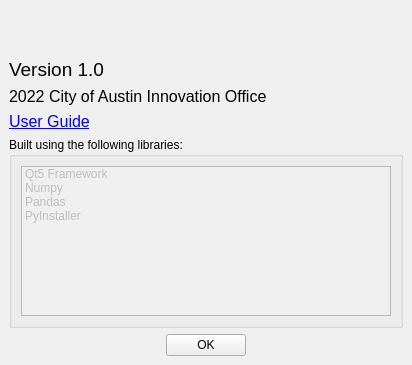
<?xml version="1.0" encoding="UTF-8"?>
<ui version="4.0">
 <class>aboutWindow</class>
 <widget class="QMainWindow" name="aboutWindow">
  <property name="windowModality">
   <enum>Qt::ApplicationModal</enum>
  </property>
  <property name="geometry">
   <rect>
    <x>0</x>
    <y>0</y>
    <width>412</width>
    <height>365</height>
   </rect>
  </property>
  <property name="sizePolicy">
   <sizepolicy hsizetype="Preferred" vsizetype="Preferred">
    <horstretch>0</horstretch>
    <verstretch>0</verstretch>
   </sizepolicy>
  </property>
  <property name="minimumSize">
   <size>
    <width>412</width>
    <height>365</height>
   </size>
  </property>
  <property name="maximumSize">
   <size>
    <width>412</width>
    <height>365</height>
   </size>
  </property>
  <property name="windowTitle">
   <string>About</string>
  </property>
  <widget class="QWidget" name="centralwidget">
   <layout class="QVBoxLayout" name="verticalLayout_2">
    <item>
     <layout class="QHBoxLayout" name="horizontalLayout">
      <item>
       <widget class="QLabel" name="pixLogo">
        <property name="font">
         <font>
          <pointsize>28</pointsize>
          <weight>75</weight>
          <bold>true</bold>
         </font>
        </property>
        <property name="text">
         <string/>
        </property>
        <property name="pixmap">
         <pixmap>../backup/logo.png</pixmap>
        </property>
        <property name="scaledContents">
         <bool>false</bool>
        </property>
        <property name="alignment">
         <set>Qt::AlignCenter</set>
        </property>
       </widget>
      </item>
     </layout>
    </item>
    <item>
     <widget class="QLabel" name="lblVersion">
      <property name="font">
       <font>
        <pointsize>14</pointsize>
       </font>
      </property>
      <property name="text">
       <string>Version 1.0</string>
      </property>
     </widget>
    </item>
    <item>
     <widget class="QLabel" name="label_3">
      <property name="font">
       <font>
        <pointsize>12</pointsize>
       </font>
      </property>
      <property name="text">
       <string>2022 City of Austin Innovation Office</string>
      </property>
     </widget>
    </item>
    <item>
     <widget class="QLabel" name="label">
      <property name="font">
       <font>
        <pointsize>12</pointsize>
       </font>
      </property>
      <property name="text">
       <string>&lt;a href=&quot;https://github.com/cityofaustin/TagTool/tree/main/userguide&quot;&gt;User Guide&lt;/a&gt;</string>
      </property>
      <property name="openExternalLinks">
       <bool>true</bool>
      </property>
      <property name="textInteractionFlags">
       <set>Qt::TextBrowserInteraction</set>
      </property>
     </widget>
    </item>
    <item>
     <widget class="QGroupBox" name="groupBox">
      <property name="title">
       <string>Built using the following libraries:</string>
      </property>
      <layout class="QVBoxLayout" name="verticalLayout">
       <item>
        <widget class="QListWidget" name="listWidget">
         <property name="enabled">
          <bool>false</bool>
         </property>
         <property name="selectionMode">
          <enum>QAbstractItemView::NoSelection</enum>
         </property>
         <item>
          <property name="text">
           <string>Qt5 Framework</string>
          </property>
         </item>
         <item>
          <property name="text">
           <string>Numpy</string>
          </property>
         </item>
         <item>
          <property name="text">
           <string>Pandas</string>
          </property>
         </item>
         <item>
          <property name="text">
           <string>PyInstaller</string>
          </property>
         </item>
        </widget>
       </item>
      </layout>
     </widget>
    </item>
    <item>
     <layout class="QHBoxLayout" name="horizontalLayout_2">
      <item>
       <spacer name="horizontalSpacer">
        <property name="orientation">
         <enum>Qt::Horizontal</enum>
        </property>
        <property name="sizeHint" stdset="0">
         <size>
          <width>40</width>
          <height>20</height>
         </size>
        </property>
       </spacer>
      </item>
      <item>
       <widget class="QPushButton" name="btnOk">
        <property name="text">
         <string>OK</string>
        </property>
       </widget>
      </item>
      <item>
       <spacer name="horizontalSpacer_2">
        <property name="orientation">
         <enum>Qt::Horizontal</enum>
        </property>
        <property name="sizeHint" stdset="0">
         <size>
          <width>40</width>
          <height>20</height>
         </size>
        </property>
       </spacer>
      </item>
     </layout>
    </item>
   </layout>
  </widget>
 </widget>
 <resources/>
 <connections/>
</ui>
